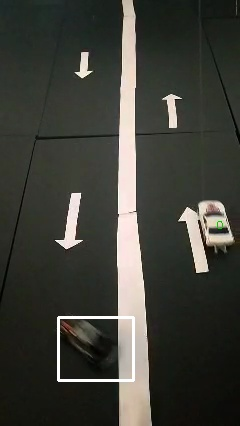
//> input picture img_01-01-2020_13-55-04_90_0.jpg, 240 x 426 px, given in place of the camera
$ ./camera   (built with g++ and OpenCV 4)
//> lines starting //> are read from the running program, lines starting //| are printed output that depends on the picture
### openCVCrossingLineDetection/Blob.h
#pragma once
#include<opencv2/core/core.hpp>
#include<opencv2/highgui/highgui.hpp>
#include<opencv2/imgproc/imgproc.hpp>

class Blob {
public:
	// member variables
	std::vector<cv::Point> currentContour;
	cv::Rect currentBoundingRect;
	std::vector<cv::Point> centerPositions;
	double dblCurrentDiagonalSize;
	double dblCurrentAspectRatio;
	bool blnCurrentMatchFoundOrNewBlob;
	bool blnStillBeingTracked;
	int intNumOfConsecutiveFramesWithoutAMatch;
	cv::Point predictedNextPosition;
	bool passedLine;
	bool blobSaved;
	// function prototypes
	Blob(std::vector<cv::Point> _contour);
	void predictNextPosition(void);
};

### openCVCrossingLineDetection/camera.cpp
/*
----------------------------------------------
--- Author         : Ahmet Özlü
--- Mail           : ahmetozlu93@gmail.com
--- Date           : 1st August 2017
--- Version        : 1.0
--- OpenCV Version : 2.4.10
--- Demo Video     : https://youtu.be/3uMKK28bMuY
----------------------------------------------
*/
using namespace std;
#include "Blob.h"
#include <fstream>
#include <string>
#include <iomanip>
#pragma warning(disable : 4996)
#include<opencv2/core/core.hpp>
#include<opencv2/highgui/highgui.hpp>
#include<opencv2/imgproc/imgproc.hpp>
#include<iostream>
#define SHOW_STEPS // un-comment | comment this line to show steps or not

// const global variables
const cv::Scalar SCALAR_BLACK = cv::Scalar(0.0, 0.0, 0.0);
const cv::Scalar SCALAR_WHITE = cv::Scalar(255.0, 255.0, 255.0);
const cv::Scalar SCALAR_YELLOW = cv::Scalar(0.0, 255.0, 255.0);
const cv::Scalar SCALAR_GREEN = cv::Scalar(0.0, 200.0, 0.0);
const cv::Scalar SCALAR_RED = cv::Scalar(0.0, 0.0, 255.0);

// function prototypes
void matchCurrentFrameBlobsToExistingBlobs(std::vector<Blob>& existingBlobs, std::vector<Blob>& currentFrameBlobs);
void addBlobToExistingBlobs(Blob& currentFrameBlob, std::vector<Blob>& existingBlobs, int& intIndex);
void addNewBlob(Blob& currentFrameBlob, std::vector<Blob>& existingBlobs);
double distanceBetweenPoints(cv::Point point1, cv::Point point2);
void drawAndShowContours(cv::Size imageSize, std::vector<std::vector<cv::Point> > contours, std::string strImageName);
void drawAndShowContours(cv::Size imageSize, std::vector<Blob> blobs, std::string strImageName);
bool checkIfBlobsCrossedTheLineRight(std::vector<Blob>& blobs, int& intHorizontalLinePosition, int& carCountRight);
bool checkIfBlobsCrossedTheLineLeft(std::vector<Blob>& blobs, int& intHorizontalLinePositionLeft, int& carCountLeft);
void drawBlobInfoOnImage(std::vector<Blob>& blobs, cv::Mat& imgFrame2Copy);
void drawCarCountOnImage(int& carCountRight, cv::Mat& imgFrame2Copy);

void matchCurrentFrameBlobs(std::vector<Blob>& srcBlobs, std::vector<Blob>& copBlobs, cv::Size imageSize, std::vector<Blob> blobs);
double distancePoints(cv::Point point1, cv::Point point2);


// global variables
std::stringstream date;
int carCountLeft, intVerticalLinePosition, carCountRight = 0;
int idTicket = 0;
bool flags = false;
std::vector<Blob> tempBlobs;
const char place[3] = "90";
const char tav = '_';
cv::Point crossingLine[2];
cv::Point crossingLineLeft[2];

int main(void) {
	int f = 500;

	cv::VideoCapture capVideo;
	cv::Mat imgFrame1;
	cv::Mat imgFrame2;
	std::vector<Blob> blobs;


	capVideo.open(0);

	if (!capVideo.isOpened()) {                                                 // if unable to open video file
		std::cout << "error reading video file" << std::endl << std::endl;      // show error message
		return(0);                                                              // and exit program
	}


	capVideo >> imgFrame1;
//> imgFrame1 is the input picture: 426 rows x 240 cols, CV_8UC3; mean B, G, R 56.2, 63.1, 62.6
	capVideo >> imgFrame2;


	//CONTROL LINE FOR CARCOUNT ~AREA1 (RIGHT WAY)
	int intHorizontalLinePosition = (int)std::round((double)imgFrame1.rows * 0.35);
//> intHorizontalLinePosition = 149
	intHorizontalLinePosition = intHorizontalLinePosition * 1.40;
//> intHorizontalLinePosition = 208
	intVerticalLinePosition = (int)std::round((double)imgFrame1.cols * 0.5);
//> intVerticalLinePosition = 120
	std::cout << imgFrame1.rows << "\n";
//| 426
	std::cout << imgFrame1.cols << "\n";
//| 240
	crossingLine[0].x = intVerticalLinePosition + 50;
//> crossingLine = 2 Points (x, y): [170, 0], [0, 0]
	crossingLine[0].y = intHorizontalLinePosition;
//> crossingLine = 2 Points (x, y): [170, 208], [0, 0]

	crossingLine[1].x = imgFrame1.cols - 1;
//> crossingLine = 2 Points (x, y): [170, 208], [239, 0]
	crossingLine[1].y = intHorizontalLinePosition;

	//CONTROL LINE FOR CARCOUNT ~AREA2 (LEFT WAY)
	crossingLineLeft[0].x = 0;
	crossingLineLeft[0].y = intHorizontalLinePosition;

	crossingLineLeft[1].x = intVerticalLinePosition - 50;
	crossingLineLeft[1].y = intHorizontalLinePosition;
	std::cout << crossingLine[0].x << "\n";
//| 170
	std::cout << crossingLineLeft[1].x << "\n";
//| 70

	char chCheckForEscKey = 0;
	bool blnFirstFrame = true;
	int frameCount = 2;
	int numFrame = 10;
	///while (capVideo.isOpened() && chCheckForEscKey != 27) {
	while (f>0 /*&& chCheckForEscKey != 27*/) {
		--f;
		//std::cout << f << "\n";
		std::vector<Blob> currentFrameBlobs;
		cv::Mat imgFrame1Copy = imgFrame1.clone();
		cv::Mat imgFrame2Copy = imgFrame2.clone();

		cv::Mat imgDifference;
		cv::Mat imgThresh;
		cv::cvtColor(imgFrame1Copy, imgFrame1Copy, cv::COLOR_BGR2GRAY);
		cv::cvtColor(imgFrame2Copy, imgFrame2Copy, cv::COLOR_BGR2GRAY);
		cv::GaussianBlur(imgFrame1Copy, imgFrame1Copy, cv::Size(5, 5), 0);
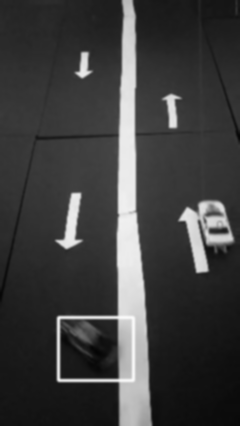
//> imgFrame1Copy: 426 rows x 240 cols, CV_8UC1; min 4, max 249, mean 62.2
		cv::GaussianBlur(imgFrame2Copy, imgFrame2Copy, cv::Size(5, 5), 0);
		cv::absdiff(imgFrame1Copy, imgFrame2Copy, imgDifference);
//> imgDifference: 426 rows x 240 cols, CV_8UC1; every value is 0
		cv::threshold(imgDifference, imgThresh, 30, 255.0, cv::THRESH_BINARY);
		cv::Mat structuringElement3x3 = cv::getStructuringElement(cv::MORPH_RECT, cv::Size(3, 3));
		cv::Mat structuringElement5x5 = cv::getStructuringElement(cv::MORPH_RECT, cv::Size(5, 5));
		cv::Mat structuringElement7x7 = cv::getStructuringElement(cv::MORPH_RECT, cv::Size(7, 7));
		cv::Mat structuringElement15x15 = cv::getStructuringElement(cv::MORPH_RECT, cv::Size(15, 15));
		for (unsigned int i = 0; i < 2; i++) {
			/*Apply two very common morphological operators: Erosion and Dilation.*/

			cv::dilate(imgThresh, imgThresh, structuringElement5x5);
			cv::dilate(imgThresh, imgThresh, structuringElement5x5);
			cv::erode(imgThresh, imgThresh, structuringElement5x5);
		}

		cv::Mat imgThreshCopy = imgThresh.clone();
		std::vector<std::vector<cv::Point> > contours;
		cv::findContours(imgThreshCopy, contours, cv::RETR_EXTERNAL, cv::CHAIN_APPROX_SIMPLE);
//> contours = 0 contours


		std::vector<std::vector<cv::Point> > convexHulls(contours.size());
//> convexHulls = 0 contours

		/*Finds the convex hull of a point set*/
		for (unsigned int i = 0; i < contours.size(); i++) {
			cv::convexHull(contours[i], convexHulls[i]);
		}
//> this loop made 0 passes


		for (auto& convexHull : convexHulls) {
			Blob possibleBlob(convexHull);
			if (possibleBlob.currentBoundingRect.area() > 400 &&
				possibleBlob.dblCurrentAspectRatio > 0.2 &&
				possibleBlob.dblCurrentAspectRatio < 4.0 &&
				possibleBlob.currentBoundingRect.width > 30 &&
				possibleBlob.currentBoundingRect.height > 30 &&
				possibleBlob.dblCurrentDiagonalSize > 60.0 &&
				(cv::contourArea(possibleBlob.currentContour) / (double)possibleBlob.currentBoundingRect.area()) > 0.50) {
				currentFrameBlobs.push_back(possibleBlob);
			}
		}
//> after the loop, currentFrameBlobs = 0 items


		if (blnFirstFrame == true) {
			for (auto& currentFrameBlob : currentFrameBlobs) {
				blobs.push_back(currentFrameBlob);
			}
//> after the loop, blobs = 0 items
		}
		else {
			matchCurrentFrameBlobsToExistingBlobs(blobs, currentFrameBlobs);
		}


		imgFrame2Copy = imgFrame2.clone();	// get another copy of frame 2 since we changed the previous frame 2 copy in the processing above

		drawBlobInfoOnImage(blobs, imgFrame2Copy);/*write number and */
//> after the loop in drawBlobInfoOnImage, `for (unsigned int i = 0; i < blobs.size(); i++)`: idTicket = 0

		// Check the rightWay
		bool blnAtLeastOneBlobCrossedTheLine = checkIfBlobsCrossedTheLineRight(blobs, intHorizontalLinePosition, carCountRight);
//> blnAtLeastOneBlobCrossedTheLine = false
		// Check the leftWay
		bool blnAtLeastOneBlobCrossedTheLineLeft = checkIfBlobsCrossedTheLineLeft(blobs, intHorizontalLinePosition, carCountLeft);
//> after the loop in checkIfBlobsCrossedTheLineLeft, `for (auto blob : blobs)`: carCountLeft = 0
//> blnAtLeastOneBlobCrossedTheLineLeft = false

		//rightWay
		if (blnAtLeastOneBlobCrossedTheLine == true) {
			cv::line(imgFrame2Copy, crossingLine[0], crossingLine[1], SCALAR_GREEN, 2);
		}
		else if (blnAtLeastOneBlobCrossedTheLine == false) {
			cv::line(imgFrame2Copy, crossingLine[0], crossingLine[1], SCALAR_RED, 2);
		}

		//leftway
		if (blnAtLeastOneBlobCrossedTheLineLeft == true) {
			cv::line(imgFrame2Copy, crossingLineLeft[0], crossingLineLeft[1], SCALAR_WHITE, 2);
		}
		else if (blnAtLeastOneBlobCrossedTheLineLeft == false) {
			cv::line(imgFrame2Copy, crossingLineLeft[0], crossingLineLeft[1], SCALAR_YELLOW, 2);
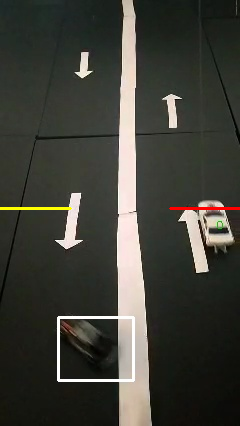
//> imgFrame2Copy: 426 rows x 240 cols, CV_8UC3; mean B, G, R 55.9, 63.3, 63.3
		}


		// now we prepare for the next iteration
		currentFrameBlobs.clear();

		imgFrame1 = imgFrame2.clone();	// move frame 1 up to where frame 2 is
		capVideo >> imgFrame2;

		// [16 lines of commented-out code are left out]

		blnFirstFrame = false;
		frameCount++;
		//chCheckForEscKey = cv::waitKey(1);
	}

	//if (chCheckForEscKey != 27) {               // if the user did not press esc (i.e. we reached the end of the video)
	//	cv::waitKey(0);                         // hold the windows open to allow the "end of video" message to show
	//}

	// note that if the user did press esc, we don't need to hold the windows open, we can simply let the program end which will close the windows
	return(0);
}


void matchCurrentFrameBlobsToExistingBlobs(std::vector<Blob>& existingBlobs, std::vector<Blob>& currentFrameBlobs) {
	for (auto& existingBlob : existingBlobs) {
		existingBlob.blnCurrentMatchFoundOrNewBlob = false;
		existingBlob.predictNextPosition();
	}

	for (auto& currentFrameBlob : currentFrameBlobs) {
		int intIndexOfLeastDistance = 0;
		double dblLeastDistance = 100000.0;
		for (unsigned int i = 0; i < existingBlobs.size(); i++) {
			if (existingBlobs[i].blnStillBeingTracked == true) {
				double dblDistance = distanceBetweenPoints(currentFrameBlob.centerPositions.back(), existingBlobs[i].predictedNextPosition);

				if (dblDistance < dblLeastDistance) {
					dblLeastDistance = dblDistance;
					intIndexOfLeastDistance = i;
				}
			}
		}
		if (dblLeastDistance < currentFrameBlob.dblCurrentDiagonalSize * 0.5) {
			/* if (existingBlobs[intIndexOfLeastDistance].currentBoundingRect.area() >= currentFrameBlob.currentBoundingRect.area()) {
				 flags = true;
			 }*/
			addBlobToExistingBlobs(currentFrameBlob, existingBlobs, intIndexOfLeastDistance);
		}
		else {
			addNewBlob(currentFrameBlob, existingBlobs);
		}

	}

	for (auto& existingBlob : existingBlobs) {
		if (existingBlob.blnCurrentMatchFoundOrNewBlob == false) {
			existingBlob.intNumOfConsecutiveFramesWithoutAMatch++;
		}
		if (existingBlob.intNumOfConsecutiveFramesWithoutAMatch >= 50) {
			existingBlob.blnStillBeingTracked = false;
		}
	}
}

void matchCurrentFrameBlobs(std::vector<Blob>& srcBlobs, std::vector<Blob>& copBlobs, cv::Size imageSize, std::vector<Blob> blobs) {

}
// [72 lines left out: functions checkWrongDirection, addBlobToExistingBlobs, addNewBlob, distanceBetweenPoints, distancePoints, drawAndShowContours and 1 more, not called in this run]


bool checkIfBlobsCrossedTheLineRight(std::vector<Blob>& blobs, int& intHorizontalLinePosition, int& carCountRight) {
	bool blnAtLeastOneBlobCrossedTheLine = false;

	for (auto blob : blobs) {
		if (blob.blnStillBeingTracked == true && blob.centerPositions.size() >= 2) {
			int prevFrameIndex = (int)blob.centerPositions.size() - 2;
			int currFrameIndex = (int)blob.centerPositions.size() - 1;

			// Left way
			if (blob.centerPositions[prevFrameIndex].y > intHorizontalLinePosition&& blob.centerPositions[currFrameIndex].y <= intHorizontalLinePosition && blob.centerPositions[currFrameIndex].x > 350) {
				carCountRight++;
				blnAtLeastOneBlobCrossedTheLine = true;
			}
		}
	}

	return blnAtLeastOneBlobCrossedTheLine;
}


bool checkIfBlobsCrossedTheLineLeft(std::vector<Blob>& blobs, int& intHorizontalLinePosition, int& carCountLeft) {
	bool blnAtLeastOneBlobCrossedTheLineLeft = false;

	for (auto blob : blobs) {
		if (blob.blnStillBeingTracked == true && blob.centerPositions.size() >= 2) {
			int prevFrameIndex = (int)blob.centerPositions.size() - 2;
			int currFrameIndex = (int)blob.centerPositions.size() - 1;

			// Left way
			if (blob.centerPositions[prevFrameIndex].y <= intHorizontalLinePosition && blob.centerPositions[currFrameIndex].y > intHorizontalLinePosition&& blob.centerPositions[currFrameIndex].x < 350 && blob.centerPositions[currFrameIndex].x > 0) {
				carCountLeft++;
				blnAtLeastOneBlobCrossedTheLineLeft = true;
			}
		}
	}

	return blnAtLeastOneBlobCrossedTheLineLeft;
}

// [12 lines left out: function getName, not called in this run]
void drawBlobInfoOnImage(std::vector<Blob>& blobs, cv::Mat& imgFrame2Copy) {
	int numFrame = 4;
	for (unsigned int i = 0; i < blobs.size(); i++) {
		if (blobs[i].blnStillBeingTracked == true) {
			if (blobs[i].passedLine == true) {
				if (blobs[i].blobSaved == false) {
					std::string name = getName();
					std::string nameImg = "img_" + name + "_" + place + "_" + std::to_string(idTicket);
					std::string nameCrop = "crop_" + name + "_" + place + "_" + std::to_string(idTicket);
					cv::imwrite(nameImg + ".jpg", imgFrame2Copy);
					cv::rectangle(imgFrame2Copy, blobs[i].currentBoundingRect, SCALAR_WHITE, 2);
					blobs[i].blobSaved = true;
					//cv::imwrite("out_" + name + "_" + std::to_string(idTicket) + ".jpg", imgFrame2Copy);
					cv::Rect myROI(blobs[i].currentBoundingRect);
					cv::Mat croppedImage = imgFrame2Copy(myROI);
					cv::imwrite(nameCrop + ".jpg", croppedImage);
					++idTicket;
					std::string s = "python3 upload_image.py " + nameImg + " " + nameCrop;
					system(s.c_str());
					std::cout << blobs[i].centerPositions.back().x << " " << name << " \n";

				}
				/*else {
					cv::rectangle(imgFrame2Copy, blobs[i].currentBoundingRect, SCALAR_GREEN, 2);

				}*/
			}
			else {
				cv::rectangle(imgFrame2Copy, blobs[i].currentBoundingRect, SCALAR_RED, 2);
			}
			int intFontFace = cv::FONT_HERSHEY_SIMPLEX;
			double dblFontScale = (imgFrame2Copy.rows * imgFrame2Copy.cols) / 300000.0;
			int intFontThickness = (int)std::round(dblFontScale * 1.0);

			cv::putText(imgFrame2Copy, std::to_string(i), blobs[i].centerPositions.back(), intFontFace, dblFontScale, SCALAR_GREEN, intFontThickness);
		}

	}
}


// [13 lines left out: function drawCarCountOnImage, not called in this run]
